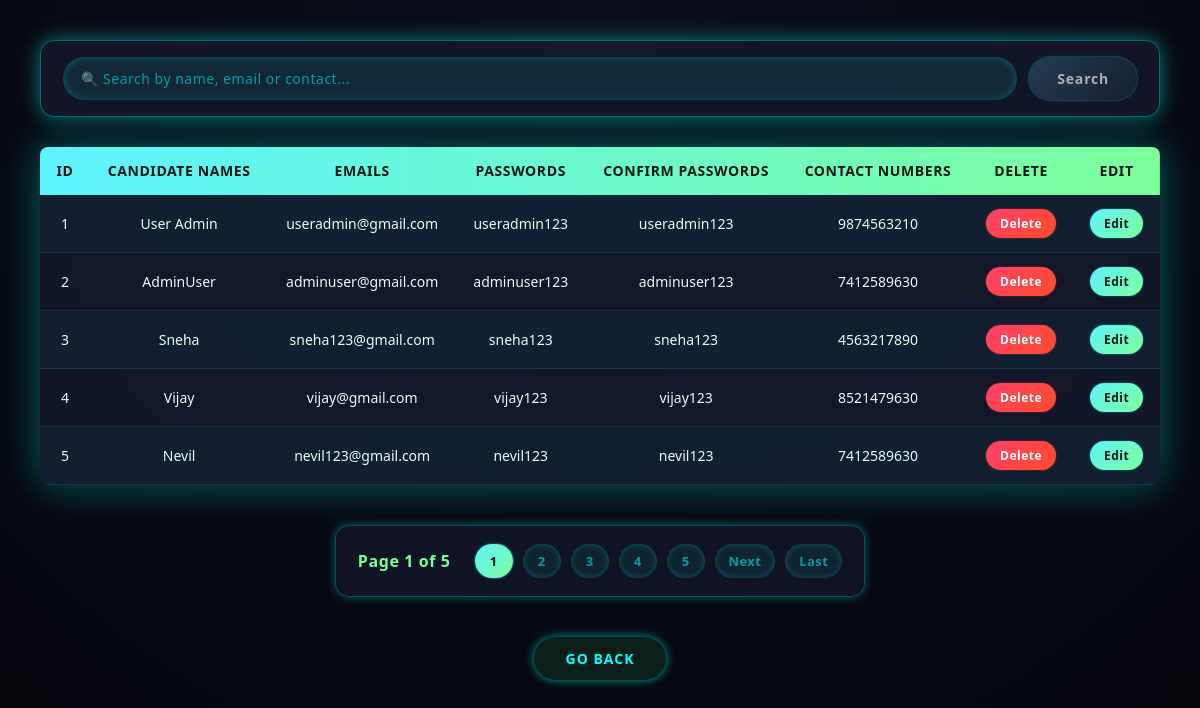
Screenshot of /viewpage/ with the database file from the repository.
### ProjectOneApp/models.py (models this page shows)
class CandidateDataBases(models.Model):
    candidate_name = models.CharField(max_length=50)
    email = models.EmailField(max_length=50)
    password = models.CharField(max_length=30)
    confirm_password = models.CharField(max_length=30)
    contact_number = models.BigIntegerField()

### ProjectOneApp/views.py (the view)
# urls.py: path("viewpage/", ViewAllData),
def ViewAllData(request):
    search = request.GET.get("search")
    Civils = CandidateDataBases.objects.all()
    if search:
        Civils = Civils.filter(
            Q(candidate_name__icontains=search)
            | Q(email__icontains=search)
            | Q(contact_number__icontains=search)
        )
    Pegi = Paginator(Civils, 5)
    Pages = request.GET.get("page")
    page_objects = Pegi.get_page(Pages)
    logged_user = None
    user_id = request.session.get("user_id")
    if user_id:
        logged_user = CandidateDataBases.objects.get(id=user_id)
    return render(
        request,
        "viewdata.html",
        {"Civils": page_objects, "logged_user": logged_user, "search": search},
    )

### ProjectOneApp/templates/viewdata.html (shortened to what this page needs)
<!DOCTYPE html>
<html lang="en">
<head>
</head>
<body>
    <form method="get" class="search-box">
        <input type="text" name="search" placeholder="🔍 Search by name, email or contact..."
            value="{{ request.GET.search }}">
        <button type="submit">Search</button>
    </form>
    <table>
        <tr>
            <td>ID</td>
            <td>Candidate Names</td>
            <td>Emails</td>
            <td>Passwords</td>
            <td>Confirm Passwords</td>
            <td>Contact Numbers</td>
            <td>Delete</td>
            <td>Edit</td>
        </tr>
        {% for i in Civils %}
        <tr>
            <td>{{i.id}}</td>
            <td>{{i.candidate_name}}</td>
            <td>{{i.email}}</td>
            <td>{{i.password}}</td>
            <td>{{i.confirm_password}}</td>
            <td>{{i.contact_number}}</td>
            <td><a href="/deletepage/{{i.id}}">Delete</a></td>
            <td><a href="/editpage/{{i.id}}">Edit</a></td>
        </tr>
        {% endfor %}
    </table>
    <div class="Pegi">
        <span>
            Page {{ Civils.number }} of {{ Civils.paginator.num_pages }}
        </span>
        {% for num in Civils.paginator.page_range %}
        {% if Civils.number == num %}
        <strong>{{ num }}</strong>
        {% else %}
        <a href="?page={{ num }}">{{ num }}</a>
        {% endif %}
        {% endfor %}
        {% if Civils.has_next %}
        <a href="?page={{ Civils.next_page_number }}">Next</a>
        <a href="?page={{ Civils.paginator.num_pages }}">Last</a>
        {% endif %}
    </div>
    <a href="/registerpage/" class="back-link">
        <span>GO BACK</span>
    </a>
</body>
</html>

### ProjectOneApp/templates/viewdata.html (style rules this page uses)
* { box-sizing: border-box; font-family: 'Segoe UI', Tahoma, Geneva, Verdana, sans-serif; }
body { min-height: 100vh; background: radial-gradient(circle at top, #0b0f1a, #05060c); margin: 0; padding: 40px; color: #e8fdf5; }
table { width: 100%; max-width: 1150px; margin: auto; border-collapse: collapse; background: rgba(20, 25, 45, 0.9); backdrop-filter: blur(16px); border-radius: 8px; overflow: hidden; box-shadow: 0 0 40px rgba(0, 255, 255, 0.35); }
table tr:first-child { background: linear-gradient(90deg, #5DF2FF, #7CFF9B); color: #041814; font-weight: 600; letter-spacing: 0.6px; text-transform: uppercase; }
td { padding: 14px 16px; text-align: center; border-bottom: 1px solid rgba(0, 255, 255, 0.12); font-size: 14px; transition: all 0.35s ease; }
tr { transition: all 0.35s ease; }
tr:nth-child(even) { background: rgba(0, 255, 255, 0.04); }
a { text-decoration: none; padding: 6px 14px; border-radius: 20px; font-weight: 600; font-size: 12px; letter-spacing: 0.5px; display: inline-block; transition: all 0.35s ease; }
a[href*="deletepage"] { color: #fff; background: linear-gradient(135deg, #ff416c, #ff4b2b); box-shadow: 0 0 2px rgba(255, 75, 43, 0.6); }
a[href*="editpage"] { color: #041814; background: linear-gradient(135deg, #5DF2FF, #7CFF9B); box-shadow: 0 0 2px rgba(0, 255, 255, 0.6); }
.back-link { position: relative; overflow: hidden; display: block; width: fit-content; margin: 40px auto 0; padding: 12px 32px; border-radius: 40px; background: #0b1f1a; color: #0ff; font-size: 14px; font-weight: 600; letter-spacing: 1px; text-decoration: none; text-align: center; box-shadow: 0 0 10px rgba(0, 255, 255, 0.6); transition: 0.4s ease; }
.back-link span { position: relative; z-index: 2; }
.back-link::before { content: ''; position: absolute; top: -50%; left: -100%; width: 200%; height: 200%; background: linear-gradient(0deg, transparent, transparent 30%, rgba(0, 255, 255, 0.35), transparent 60%); transform: rotate(-60deg); opacity: 0; transition: transform 0.6s ease, opacity 0.4s ease; }
.Pegi { margin: 40px auto 0; padding: 18px 22px; display: flex; flex-wrap: wrap; justify-content: center; align-items: center; gap: 10px; max-width: fit-content; min-width: 320px; background: rgba(20, 25, 45, 0.75); backdrop-filter: blur(14px); border-radius: 14px; box-shadow: 0 0 10px rgba(0, 255, 255, 0.35); border: 1px solid rgba(0, 255, 255, 0.25); }
.Pegi span { color: #7CFF9B; font-weight: 600; letter-spacing: 0.6px; margin-right: 14px; }
.Pegi a, .Pegi strong { min-width: 38px; padding: 8px 14px; text-align: center; border-radius: 22px; font-size: 13px; font-weight: 600; text-decoration: none; letter-spacing: 0.4px; transition: all 0.35s ease; }
.Pegi a { color: rgba(0, 255, 255, 0.548); background: rgba(0, 255, 255, 0.062); box-shadow: inset 0 0 6px rgba(0, 255, 255, 0.25); }
.Pegi strong { color: #041814; background: linear-gradient(135deg, #5DF2FF, #7CFF9B); box-shadow: 0 0 2px rgba(0, 255, 255, 0.95); }
.search-box { max-width: 1150px; margin: 0 auto 30px; padding: 16px 22px; display: flex; gap: 12px; background: rgba(20, 25, 45, 0.85); backdrop-filter: blur(14px); border-radius: 14px; box-shadow: 0 0 20px rgba(0, 255, 255, 0.45); border: 1px solid rgba(0, 255, 255, 0.35); }
.search-box input { flex: 1; padding: 12px 18px; border-radius: 30px; border: none; outline: none; background: rgba(0, 255, 255, 0.08); color: #e8fdf5; font-size: 14px; font-weight: 500; box-shadow: inset 0 0 8px rgba(0, 255, 255, 0.25); }
.search-box input::placeholder { color: rgba(0, 255, 255, 0.55); letter-spacing: 0.5px; }
.search-box button { padding: 12px 28px; border-radius: 30px; border: none; cursor: pointer; font-size: 14px; font-weight: 700; letter-spacing: 0.8px; color: #f3e7e7b0; background: linear-gradient(135deg, #243b55, #141e30); box-shadow: 0 0 2px rgba(0, 255, 255, 0.75); transition: all 0.35s ease; }

### rows the page displays
CandidateDataBases: id "1", candidate_name "User Admin", email "useradmin@gmail.com", password "useradmin123", confirm_password "useradmin123", contact_number "9874563210"
CandidateDataBases: id "2", candidate_name "AdminUser", email "adminuser@gmail.com", password "adminuser123", confirm_password "adminuser123", contact_number "7412589630"
CandidateDataBases: id "3", candidate_name "Sneha", email "sneha123@gmail.com", password "sneha123", confirm_password "sneha123", contact_number "4563217890"
CandidateDataBases: id "4", candidate_name "Vijay", email "vijay@gmail.com", password "vijay123", confirm_password "vijay123", contact_number "8521479630"
CandidateDataBases: id "5", candidate_name "Nevil", email "nevil123@gmail.com", password "nevil123", confirm_password "nevil123", contact_number "7412589630"

### other values shown
{{ Civils.number }} "1"
{{ Civils.paginator.num_pages }} "5"
{{ num }} "1"
{{ num }} "2" "3" "4" "5"
